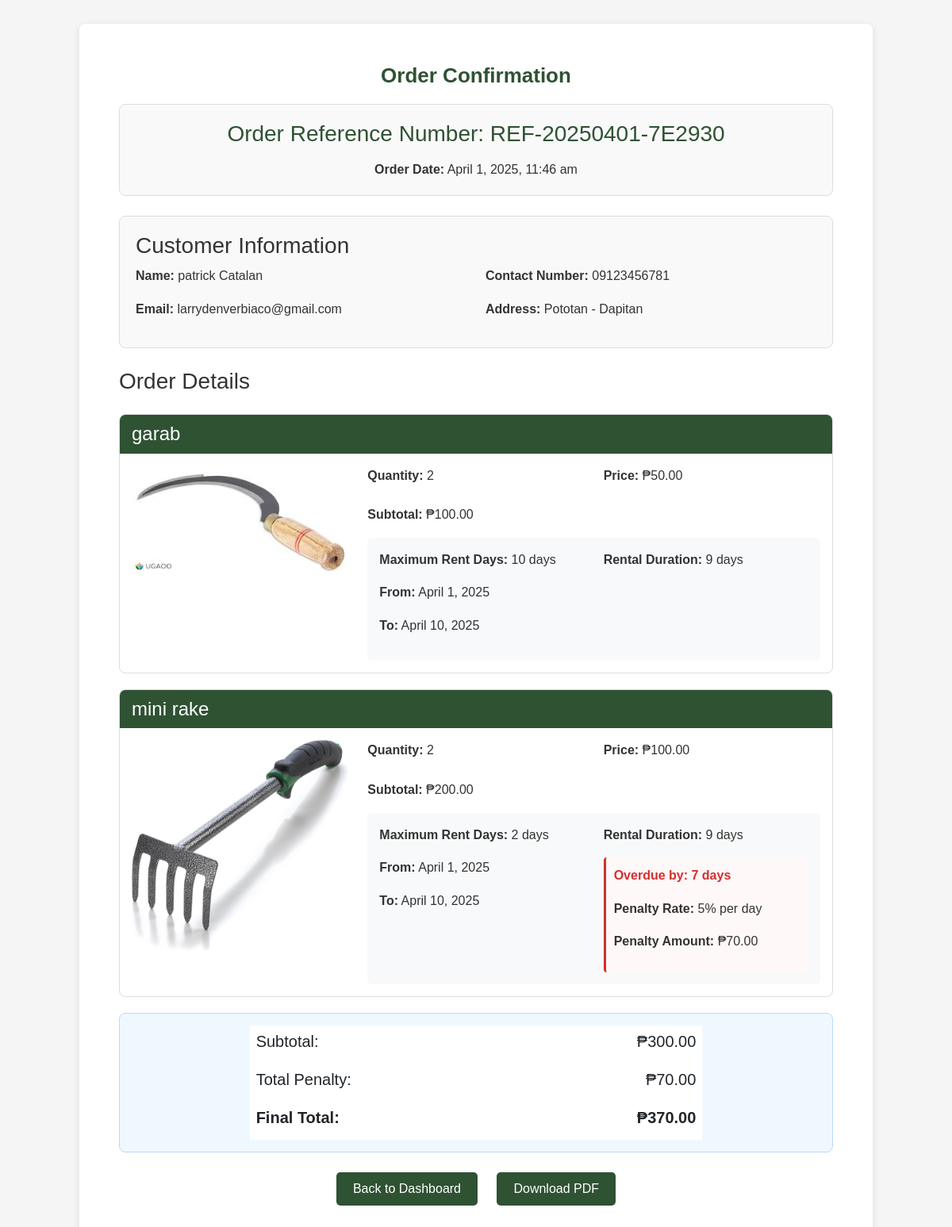
Page /index/order_details.php (signed in) on the committed database.
### tables this page shows
CREATE TABLE `orders` (
  `id` int(11) NOT NULL,
  `customer_id` int(11) NOT NULL,
  `order_date` timestamp NOT NULL DEFAULT current_timestamp(),
  `reference_number` varchar(255) NOT NULL,
  `delivery_method` enum('pickup','cod') NOT NULL DEFAULT 'pickup',
  `total_price` decimal(10,2) NOT NULL,
  `status` enum('pending','ready_to_pick_up','canceled','received') DEFAULT 'pending',
  `penalty_amount` decimal(10,2) DEFAULT 0.00
);

CREATE TABLE `customer` (
  `customer_id` int(11) NOT NULL,
  `firstname` varchar(100) NOT NULL,
  `lastname` varchar(100) NOT NULL,
  `town` varchar(50) DEFAULT NULL,
  `contact_number` varchar(15) NOT NULL,
  `address` varchar(255) NOT NULL,
  `email` varchar(255) NOT NULL,
  `password` varchar(255) NOT NULL,
  `images` varchar(255) DEFAULT NULL,
  `status` enum('pending','approved','declined') DEFAULT 'pending',
  `profile_image` varchar(255) DEFAULT NULL,
  `reset_token` varchar(255) DEFAULT NULL,
  `reset_token_expiry` datetime DEFAULT NULL
);

CREATE TABLE `order_details` (
  `id` int(11) NOT NULL,
  `order_id` int(11) NOT NULL,
  `product_id` int(11) NOT NULL,
  `quantity` int(11) NOT NULL,
  `price` decimal(10,2) NOT NULL,
  `start_date` date DEFAULT NULL,
  `end_date` date DEFAULT NULL
);

CREATE TABLE `products` (
  `id` int(11) NOT NULL,
  `product_name` varchar(255) NOT NULL,
  `town` varchar(255) DEFAULT NULL,
  `location` varchar(255) NOT NULL,
  `description` text DEFAULT NULL,
  `quantity` int(11) NOT NULL,
  `categories` varchar(255) NOT NULL,
  `price` decimal(10,2) NOT NULL,
  `image` varchar(255) NOT NULL,
  `status` enum('pending','approved','declined') DEFAULT 'pending',
  `rent_days` int(11) NOT NULL,
  `created_at` timestamp NOT NULL DEFAULT current_timestamp(),
  `penalty_amount` decimal(10,2) DEFAULT 0.05
);

### index/order_details.php (the view, shortened to what this page needs)
<?php
include 'config.php';
$customer_email = $_SESSION['email'];
$customer_query = "SELECT customer_id, CONCAT(firstname, ' ', lastname) as full_name FROM customer WHERE email = ?";
$stmt = $conn->prepare($customer_query);
$stmt->bind_param("s", $customer_email);
$stmt->execute();
$customer_result = $stmt->get_result();
$customer = $customer_result->fetch_assoc();
$customer_id = $customer['customer_id'];
$order_id = null;
if (isset($_GET['order_id'])) {
    $order_id = intval($_GET['order_id']);
    $_SESSION['current_order_id'] = $order_id;
} elseif (isset($_SESSION['current_order_id'])) {
    $order_id = $_SESSION['current_order_id'];
} else {
    $latest_order_query = "SELECT id FROM orders WHERE customer_id = ? ORDER BY order_date DESC LIMIT 1";
    $stmt = $conn->prepare($latest_order_query);
    $stmt->bind_param("i", $customer_id);
    $stmt->execute();
    $latest_result = $stmt->get_result();
    if ($latest_result->num_rows > 0) {
        $latest = $latest_result->fetch_assoc();
        $order_id = $latest['id'];
    }
}
$order = null;
$order_details_result = null;
if ($order_id) {
    $order_query = "SELECT o.id AS order_id, o.reference_number, o.order_date,
                    o.total_price, c.firstname, c.lastname, c.email, c.contact_number,
                    CONCAT(c.town, ' - ', c.address) as full_address
                    FROM orders o
                    JOIN customer c ON o.customer_id = c.customer_id
                    WHERE o.id = ? AND o.customer_id = ?";
    $stmt = $conn->prepare($order_query);
    $stmt->bind_param("ii", $order_id, $customer_id);
    $stmt->execute();
    $order_result = $stmt->get_result();
    if ($order_result->num_rows > 0) {
        $order = $order_result->fetch_assoc();
        $order_details_query = "
            SELECT
                od.id AS detail_id,
                od.quantity,
                od.price,
                p.product_name,
                p.image AS product_image,
                p.rent_days,
                p.penalty_amount,
                od.start_date,
                od.end_date,
                p.id AS product_id
            FROM order_details od
            JOIN products p ON od.product_id = p.id
            WHERE od.order_id = ?";
        $stmt = $conn->prepare($order_details_query);
        $stmt->bind_param("i", $order_id);
        $stmt->execute();
        $order_details_result = $stmt->get_result();
    }
}
function calculateRentalDuration($startDate, $endDate) {
    $start = new DateTime($startDate);
    $end = new DateTime($endDate);
    $interval = $start->diff($end);
    return $interval->days;
}
function calculatePenalty($amount, $rentalDuration, $maxRentDays, $penaltyRate = 0.05) {
    if ($rentalDuration > $maxRentDays) {
        $overdueDays = $rentalDuration - $maxRentDays;
        return $amount * $penaltyRate * $overdueDays;
    }
    return 0;
}
?>
<!DOCTYPE html>
<html lang="en">
<head>
    <link href="https://cdn.jsdelivr.net/npm/bootstrap@5.3.0-alpha1/dist/css/bootstrap.min.css" rel="stylesheet">
    <link rel="stylesheet" href="css/Customercss.css?v=1.0">
</head>
<body>
    <div class="container">
        <div class="main-content">
            <h2>Order Confirmation</h2>
            <?php if ($order): ?>
            <div class="order-header">
                <h3 class="text-center">Order Reference Number: <?php echo htmlspecialchars($order['reference_number']); ?></h3>
                <p class="text-center mb-0"><strong>Order Date:</strong> <?php echo date('F j, Y, g:i a', strtotime($order['order_date'])); ?></p>
            </div>
            <div class="customer-info">
                <h3>Customer Information</h3>
                <div class="row">
                    <div class="col-md-6">
                        <p><strong>Name:</strong> <?php echo htmlspecialchars($order['firstname'] . ' ' . $order['lastname']); ?></p>
                        <p><strong>Email:</strong> <?php echo htmlspecialchars($order['email']); ?></p>
                    </div>
                    <div class="col-md-6">
                        <p><strong>Contact Number:</strong> <?php echo htmlspecialchars($order['contact_number']); ?></p>
                        <p><strong>Address:</strong> <?php echo htmlspecialchars($order['full_address']); ?></p>
                    </div>
                </div>
            </div>
            <h3 class="mb-4">Order Details</h3>
            <div class="order-details">
                <?php
                $total = 0;
                $totalPenalty = 0;
                if ($order_details_result && $order_details_result->num_rows > 0) {
                    while ($detail = $order_details_result->fetch_assoc()):
                        $subtotal = $detail['quantity'] * $detail['price'];
                        $rentalDuration = calculateRentalDuration($detail['start_date'], $detail['end_date']);
                        $penalty = calculatePenalty(
                            $subtotal,
                            $rentalDuration,
                            $detail['rent_days'],
                            $detail['penalty_amount'] ?? 0.05
                        );
                        $total += $subtotal;
                        $totalPenalty += $penalty;
                    endwhile;
                    $order_details_result->data_seek(0);
                    while ($detail = $order_details_result->fetch_assoc()):
                        $subtotal = $detail['quantity'] * $detail['price'];
                        $rentalDuration = calculateRentalDuration($detail['start_date'], $detail['end_date']);
                        $penalty = calculatePenalty(
                            $subtotal,
                            $rentalDuration,
                            $detail['rent_days'],
                            $detail['penalty_amount'] ?? 0.05
                        );
                ?>
                <div class="product-card">
                    <div class="product-header">
                        <h4 class="mb-0"><?php echo htmlspecialchars($detail['product_name']); ?></h4>
                    </div>
                    <div class="product-body">
                        <div class="row">
                            <div class="col-md-4 mb-3 mb-md-0">
                                <img src="uploaded_img/<?php echo htmlspecialchars($detail['product_image']); ?>"
                                     alt="<?php echo htmlspecialchars($detail['product_name']); ?>"
                                     class="product-image img-fluid">
                            </div>
                            <div class="col-md-8">
                                <div class="row mb-2">
                                    <div class="col-6">
                                        <p><strong>Quantity:</strong> <?php echo htmlspecialchars($detail['quantity']); ?></p>
                                    </div>
                                    <div class="col-6">
                                        <p><strong>Price:</strong> ₱<?php echo number_format($detail['price'], 2); ?></p>
                                    </div>
                                </div>
                                <p><strong>Subtotal:</strong> ₱<?php echo number_format($subtotal, 2); ?></p>
                                <div class="rental-info">
                                    <div class="row">
                                        <div class="col-md-6">
                                            <p><strong>Maximum Rent Days:</strong> <?php echo $detail['rent_days']; ?> days</p>
                                            <p><strong>From:</strong> <?php echo date('F j, Y', strtotime($detail['start_date'])); ?></p>
                                            <p><strong>To:</strong> <?php echo date('F j, Y', strtotime($detail['end_date'])); ?></p>
                                        </div>
                                        <div class="col-md-6">
                                            <p><strong>Rental Duration:</strong> <?php echo $rentalDuration; ?> days</p>
                                            <?php if ($rentalDuration > $detail['rent_days']): ?>
                                            <div class="penalty-details">
                                                <p class="overdue">Overdue by: <?php echo ($rentalDuration - $detail['rent_days']); ?> days</p>
                                                <p><strong>Penalty Rate:</strong> <?php echo ($detail['penalty_amount'] * 100); ?>% per day</p>
                                                <p><strong>Penalty Amount:</strong> ₱<?php echo number_format($penalty, 2); ?></p>
                                            </div>
                                            <?php endif; ?>
                                        </div>
                                    </div>
                                </div>
                            </div>
                        </div>
                    </div>
                </div>
                <?php
                    endwhile;
                } else {
                    echo '<div class="alert alert-warning">No order details found.</div>';
                }
                ?>
                <?php if ($total > 0): ?>
                <div class="order-total">
                    <div class="row">
                        <div class="col-md-8 offset-md-2">
                            <table class="table table-borderless mb-0">
                                <tr>
                                    <td><h5>Subtotal:</h5></td>
                                    <td class="text-end"><h5>₱<?php echo number_format($total, 2); ?></h5></td>
                                </tr>
                                <?php if ($totalPenalty > 0): ?>
                                <tr>
                                    <td><h5>Total Penalty:</h5></td>
                                    <td class="text-end"><h5>₱<?php echo number_format($totalPenalty, 2); ?></h5></td>
                                </tr>
                                <tr>
                                    <td><h5 class="fw-bold">Final Total:</h5></td>
                                    <td class="text-end"><h5 class="fw-bold">₱<?php echo number_format($total + $totalPenalty, 2); ?></h5></td>
                                </tr>
                                <?php endif; ?>
                            </table>
                        </div>
                    </div>
                </div>
                <?php endif; ?>
            </div>
            <div class="order-actions">
                <a href="CustomerDashboard.php" class="btn btn-custom">Back to Dashboard</a>
                <a href="download_pdf.php?order_reference=<?php echo urlencode($order['reference_number']); ?>" class="btn btn-custom">Download PDF</a>
            </div>
            <?php endif; ?>
        </div>
    </div>
</body>
</html>

### index/css/Customercss.css (style rules this page uses)
* { margin: 0; padding: 0; box-sizing: border-box; }
body { font-family: 'Helvetica Neue', Helvetica, Arial, sans-serif; background-color: #f9f9f9; color: #333; overflow-x: hidden; transition: margin-left 0.3s ease; line-height: 1.6; }
.container { display: flex; flex-direction: column; margin-left: 0; }
.main-content { flex-grow: 1; width: 100%; padding: 30px; background-color: #fff; transition: margin-left 0.3s ease; }

### index/order_details.php (style rules this page uses)
body { font-family: 'Arial', sans-serif; background-color: #f5f5f5; color: #333; }
.container { max-width: 1000px; margin: 30px auto; padding: 20px; background-color: #fff; border-radius: 8px; box-shadow: 0 2px 10px rgba(0, 0, 0, 0.1); }
h2 { text-align: center; font-size: 26px; font-weight: bold; margin-bottom: 20px; color: #2F5233; }
.order-header { background-color: #f9f9f9; border-radius: 8px; padding: 20px; margin-bottom: 25px; border: 1px solid #ddd; }
.order-header h3 { color: #2F5233; margin-bottom: 15px; }
.customer-info { background-color: #f9f9f9; border-radius: 8px; padding: 20px; margin-bottom: 25px; border: 1px solid #ddd; }
.product-card { margin-bottom: 20px; border: 1px solid #ddd; border-radius: 8px; overflow: hidden; }
.product-header { background-color: #2F5233; color: white; padding: 10px 15px; }
.product-body { padding: 15px; }
.product-image { max-width: 100%; height: auto; border-radius: 4px; object-fit: cover; }
.rental-info { background-color: #f8f9fa; padding: 15px; border-radius: 6px; margin-top: 15px; }
.penalty-details { background-color: #fff8f8; border-left: 3px solid #d32f2f; padding: 10px; margin-top: 15px; border-radius: 4px; }
.overdue { color: #d32f2f; font-weight: bold; }
.order-total { background-color: #f0f8ff; padding: 15px; border-radius: 8px; margin-top: 20px; border: 1px solid #b8daff; }
.order-actions { margin-top: 25px; text-align: center; }
.btn-custom { background-color: #2F5233; color: white; padding: 8px 20px; border-radius: 5px; text-decoration: none; margin: 0 10px; display: inline-block; transition: background-color 0.3s; }

### rows in the picture
orders: reference_number "REF-20250401-7E2930", order_date "April 1, 2025, 11:46 am", customer.lastname "patrick Catalan", customer.email "larrydenverbiaco@gmail.com", customer.contact_number "09123456781"
order_details: product.product_name "garab", product.image (picture), quantity "2", price "50.00", subtotal "100.00", product.rent_days "10", start_date "April 1, 2025", end_date "April 10, 2025"
order_details: product.product_name "mini rake", product.image (picture), quantity "2", price "100.00", subtotal "200.00", product.rent_days "2", start_date "April 1, 2025", end_date "April 10, 2025", $rentalDuration-$detail['rent_days'] "7", $detail['penalty_amount']*100 "5", penalty "70.00"

### other values in the picture
$order['full_address'] "Pototan - Dapitan"
$total "300.00"
$totalPenalty "70.00"
$total + $totalPenalty "370.00"
